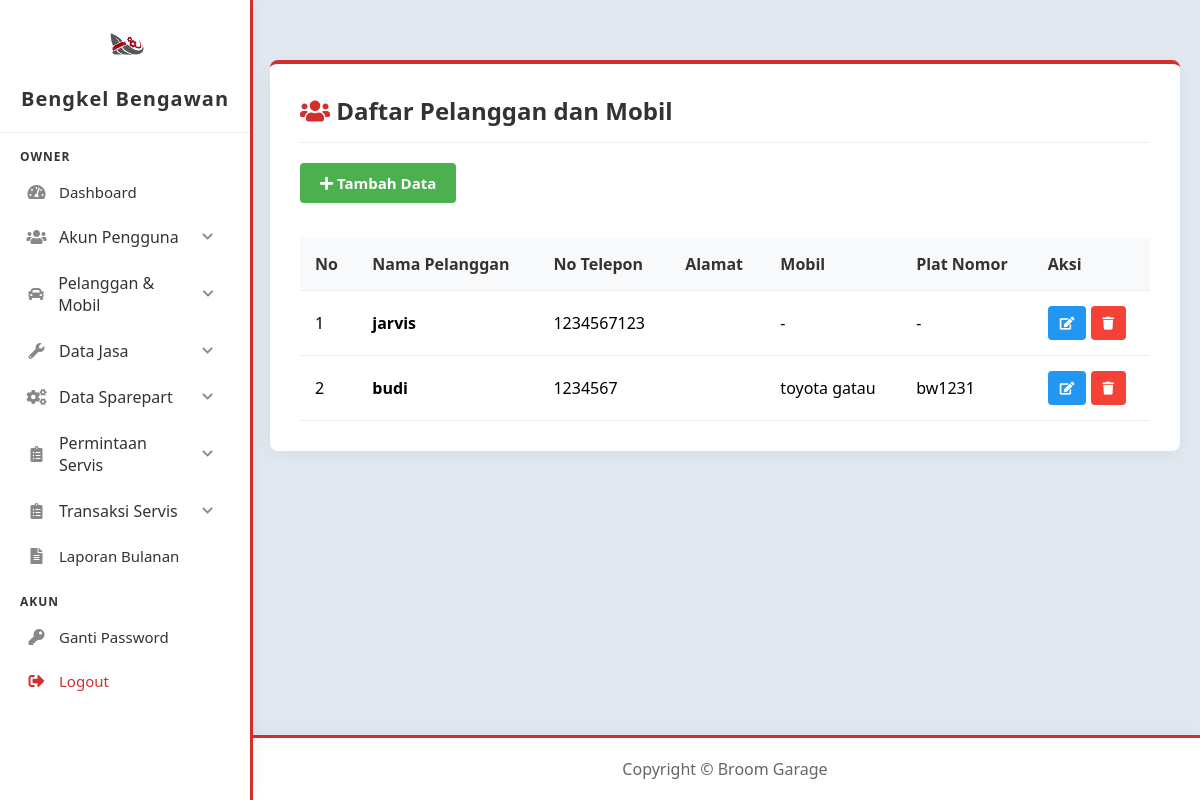
The page /owner/pelanggan_mobil/list.php (signed in) on the database its author committed.
### tables this page shows
CREATE TABLE `pelanggan` (
  `id_pelanggan` int(11) NOT NULL,
  `nama_pelanggan` varchar(255) NOT NULL,
  `no_telp` int(11) NOT NULL,
  `alamat` text DEFAULT NULL
);

CREATE TABLE `mobil` (
  `id_mobil` int(11) NOT NULL,
  `id_pelanggan` int(11) NOT NULL,
  `merk_mobil` varchar(255) NOT NULL,
  `tipe_mobil` varchar(255) NOT NULL,
  `plat_nomor` varchar(8) NOT NULL,
  `tahun_mobil` year(4) DEFAULT NULL
);

### owner/pelanggan_mobil/list.php (the view, shortened to what this page needs)
<?php
include '../../config/config.php';
$query = "SELECT p.*, m.id_mobil, m.merk_mobil, m.tipe_mobil, m.plat_nomor, m.tahun_mobil
          FROM pelanggan p
          LEFT JOIN mobil m ON p.id_pelanggan = m.id_pelanggan
          ORDER BY p.id_pelanggan DESC";
$result = mysqli_query($conn, $query);
?>
<!DOCTYPE html>
<html lang="en">
<head>
    <link href="https://cdnjs.cloudflare.com/ajax/libs/font-awesome/5.15.3/css/all.min.css" rel="stylesheet">
    <link href="../../assets/css/dashboard.css" rel="stylesheet">
    <link rel="stylesheet" href="../../assets/css/list.css">
</head>
<body>
    <?php include '../../includes/sidebar.php'; ?>
    <div class="content">
        <div class="table-container">
            <h2 style="margin-top: 0; color: #333; text-align: left; border-bottom: 1px solid #eee; padding-bottom: 15px; margin-bottom: 20px;">
                <i class="fas fa-users" style="color: #d32f2f;"></i> Daftar Pelanggan dan Mobil
            </h2>
            <div style="text-align: left;">
                <a href="add.php" class="btn btn-add"><i class="fas fa-plus"></i> Tambah Data</a>
            </div>
            <table>
                <thead>
                    <tr>
                        <th>No</th>
                        <th>Nama Pelanggan</th>
                        <th>No Telepon</th>
                        <th>Alamat</th>
                        <th>Mobil</th>
                        <th>Plat Nomor</th>
                        <th>Aksi</th>
                    </tr>
                </thead>
                <tbody>
                    <?php
                    $no = 1;
                    if($result && mysqli_num_rows($result) > 0) {
                        while($row = mysqli_fetch_assoc($result)):
                            $mobil_info = $row['merk_mobil'] ? $row['merk_mobil'] . ' ' . $row['tipe_mobil'] : '-';
                            $plat_nomor = $row['plat_nomor'] ? $row['plat_nomor'] : '-';
                    ?>
                        <tr>
                            <td><?php echo $no++; ?></td>
                            <td><strong><?php echo htmlspecialchars($row['nama_pelanggan']); ?></strong></td>
                            <td><?php echo htmlspecialchars($row['no_telp']); ?></td>
                            <td><?php echo $row['alamat']; ?></td>
                            <td><?php echo htmlspecialchars($mobil_info); ?></td>
                            <td><?php echo htmlspecialchars($plat_nomor); ?></td>
                            <td>
                                <a href="edit.php?id_pelanggan=<?php echo $row['id_pelanggan']; ?>" class="btn btn-edit"><i class="fas fa-edit"></i></a>
                                <a href="delete.php?id_pelanggan=<?php echo $row['id_pelanggan']; ?>" class="btn btn-delete" onclick="return confirm('Yakin ingin menghapus data ini beserta data mobilnya?');"><i class="fas fa-trash"></i></a>
                            </td>
                        </tr>
                    <?php
                        endwhile;
                    } else {
                        echo "<tr><td colspan='6' style='text-align:center; padding: 20px;'>Tidak ada data</td></tr>";
                    }
                    ?>
                </tbody>
            </table>
        </div>
    </div>
    <?php include '../../includes/footer.php'; ?>
</body>
</html>

### assets/css/dashboard.css (style rules this page uses)
body { font-family: 'Segoe UI', Tahoma, Geneva, Verdana, sans-serif; background-color: #e2e8f0; margin: 0; }
.content { padding: 40px 20px; text-align: center; }

### assets/css/list.css (style rules this page uses)
.table-container { background: white; padding: 30px; border-radius: 8px; box-shadow: 0 4px 15px rgba(0,0,0,0.05); margin: 20px auto; max-width: 900px; border-top: 4px solid #d32f2f; }
table { width: 100%; border-collapse: collapse; margin-top: 15px; }
th, td { padding: 15px; text-align: left; border-bottom: 1px solid #eee; }
th { background-color: #f8f9fa; color: #333; font-weight: 600; }
.btn { padding: 8px 12px; text-decoration: none; border-radius: 4px; font-size: 13px; color: white; display: inline-block; font-weight: bold; transition: background-color 0.3s; }
.btn-add { background-color: #4CAF50; margin-bottom: 20px; font-size: 15px; padding: 10px 20px; }
.btn-edit { background-color: #2196F3; }
.btn-delete { background-color: #f44336; }

### assets/css/sidebar.css (style rules this page uses)
body { padding-left: 250px; margin: 0; }

### assets/css/footer.css (style rules this page uses)
body { display: flex; flex-direction: column; min-height: 100vh; }

### rows shown on the page
pelanggan: nama_pelanggan "jarvis", no_telp "1234567123", mobil_info "-", plat_nomor "-"
mobil: id_pelanggan.nama_pelanggan "budi", id_pelanggan.no_telp "1234567", mobil_info "toyota gatau", plat_nomor "bw1231"
